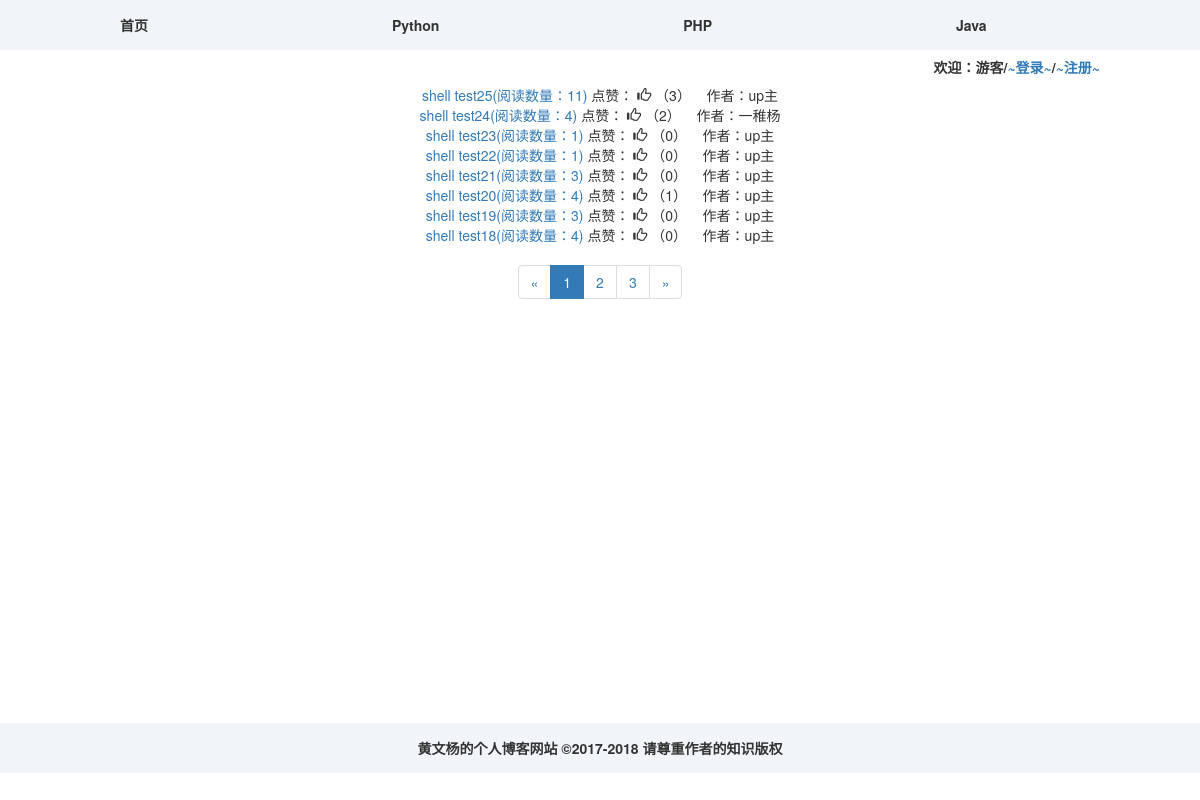
The app's page /index/?page=1 with its own data.
### myapp/models.py (models this page shows)
class Article(models.Model):
    title = models.CharField(max_length=20)
    author = models.CharField(max_length=10)
    text = models.CharField(max_length=200)
    img = models.ImageField(upload_to='image', blank=True)
    file_upload = models.FileField(upload_to='file', blank=True)
    def readnum(self):
        try:
            self.read_num_data = self.read_num.read_num_data
            return self.read_num_data
        except:
            return 0
    class Meta:
        ordering = ['-id']

class Read_Num(models.Model):
    read_num_data = models.IntegerField()
    article = models.OneToOneField('Article', on_delete=models.DO_NOTHING)

### Like/models.py (models this page shows)
class LikeCount(models.Model):
    content_type = models.ForeignKey(ContentType, on_delete=models.DO_NOTHING)
    object_id = models.PositiveIntegerField()
    content_object = GenericForeignKey('content_type', 'object_id')
    like_num = models.IntegerField(default=0)

### myapp/views.py (the view, shortened to what this page needs)
# urls.py: path('index/', show_Articles_data),
def show_Articles_data(request):
    data = Article.objects.all()
    page_num = request.GET.get('page', 1)
    paginator = Paginator(data, 8)
    article_list = paginator.get_page(page_num)
    context = {}
    context['data'] = article_list.object_list
    context['obj'] = article_list
    context['user'] = request.user
    if int(article_list.number) == 1:
        if (int(article_list.number) + 2) <= paginator.num_pages:
            context["page_num"] = range(int(article_list.number), int(article_list.number) + 3)
        else:
            context["page_num"]=range(int(article_list.number), int(paginator.num_pages) + 1)
    elif not article_list.has_next():
        if (int(article_list.number) - 2) > 0:
            context["page_num"]=range(int(article_list.number) - 2, int(article_list.number) + 1)
        else:
            context["page_num"]=range(1, int(article_list.number) + 1)
    return render(request, 'index.html', context)

### Like/templatetags/get_like_num.py (called while the page is built)
@register.simple_tag
def get_like_num(content_type, object_id):
    content_type = ContentType.objects.get(model=content_type)
    like_num, create = LikeCount.objects.get_or_create(content_type=content_type, object_id=object_id)
    like_num = like_num.like_num
    return like_num

@register.simple_tag
def get_like_record(content_type, object_id, user):
    if not user.is_authenticated:
        return ''
    content_type=ContentType.objects.get(model=content_type)
    if LikeRecord.objects.filter(content_type=content_type, object_id=object_id, like_user=user).exists():
        return 'active'
    else:
        return ''

### myapp/templatetags/template_test.py (called while the page is built)
@register.simple_tag
def test(pk):
    author = Article.objects.get(pk=pk).author
    if author == 'hwy':
        author = 'up主'
    return author

### myapp/templates/index.html (shortened to what this page needs)
<!DOCTYPE html>
{%  load  staticfiles %}
{% load get_like_num %}
<html lang="en">
<head>
    <link rel="stylesheet" type="text/css" href={% static 'CSS/index.css' %}>
    <link rel="stylesheet" href="https://cdn.bootcss.com/bootstrap/3.3.7/css/bootstrap.min.css">
</head>
<body>
<div style="height: 50px; background-color: #f1f4f9">
    <span style="line-height: 50px; margin: 10%"><b>首页</b></span>
    <span style="line-height: 50px; margin: 10%"><b>Python</b></span>
    <span style="line-height: 50px; margin: 10%"><b>PHP</b></span>
    <span style="line-height: 50px; margin: 10%"><b>Java</b></span>
</div>
<div style="text-align: center">
<div style="text-align: right; margin-right: 100px" >
    {% if request.user.is_authenticated %}
        <h5><b>欢迎：{{ user }}/<a href="/logout/?from_page={{ request.get_full_path }}">~注销~</a>/<a href="/user_info">~个人信息~</a></b></h5>
    {% else %}
        <h5><b>欢迎：游客/<a href="/loginform/?from_page={{ request.get_full_path }}">~登录~</a>/<a href="/register/?from_page={{ request.get_full_path }}">~注册~</a></b></h5>
    {% endif %}
</div>
    {% for blog in data %}
        <a style="" href="/content/?pk={{ blog.pk }}">{{ blog.title }}(阅读数量：{{ blog.readnum }})</a>
        {% load template_test %}
        <span id="like" onclick="change_like(this, 'article', {{ blog.pk }})" style="cursor: pointer;">点赞：
            <span class="glyphicon glyphicon-thumbs-up {% get_like_record 'article' blog.pk user %}" ></span>
            <span class="like_num">（{% get_like_num 'article' blog.pk %}）</span>
        </span>
        &nbsp;&nbsp;&nbsp;作者：{% test blog.pk %}
        <br/>
    {% endfor %}
</div>
{% block content %}
<div style="text-align: center; text-align: center;">
        <ul class="pagination">
            <li>
                {% if obj.number == 1 %}
                    <a class="previous disabled" aria-label="Previous">
                    <span aria-hidden="true">&laquo;</span>
                    </a>
                {% else %}
                    <a href="?page={{ obj.previous_page_number }}" aria-label="Previous">
                    <span aria-hidden="true">&laquo;</span>
                    </a>
                {% endif %}
            </li>
            {% for num in page_num %}
                {% if num == obj.number %}
                    <li class="active"><a href="?page={{ num }}">{{ num }}</a></li>
                {% else %}
                    <li><a href="?page={{ num }}">{{ num }}</a></li>
                {% endif %}
            {% endfor %}
            <li>
                {% if not obj.has_next %}
                    <a class="previous disabled" aria-label="Next">
                    <span aria-hidden="true">&raquo;</span>
                    </a>
                {% else %}
                    <a href="?page={{ obj.next_page_number }}" aria-label="Next">
                    <span aria-hidden="true">&raquo;</span>
                    </a>
                {% endif %}
            </li>
        </ul>
</div>
{% endblock %}
<div style="height: 50px; background-color: #f1f4f9; text-align: center; margin-top: 400px">
    <span style="line-height: 50px;"><b>黄文杨的个人博客网站  ©2017-2018    请尊重作者的知识版权 </b></span>
</div>
</body>
</html>

### records on screen
Article: title "shell test25", readnum "11", id.like_num "3", id+author "up主"
Article: title "shell test24", readnum "4", id.like_num "2", id+author "一稚杨"
Article: title "shell test23", readnum "1", id.like_num "0", id+author "up主"
Article: title "shell test22", readnum "1", id.like_num "0", id+author "up主"
Article: title "shell test21", readnum "3", id.like_num "0", id+author "up主"
Article: title "shell test20", readnum "4", id.like_num "1", id+author "up主"
Article: title "shell test19", readnum "3", id.like_num "0", id+author "up主"
Article: title "shell test18", readnum "4", id.like_num "0", id+author "up主"

### other values on screen
{{ num }} "1"
{{ num }} "2" "3"
